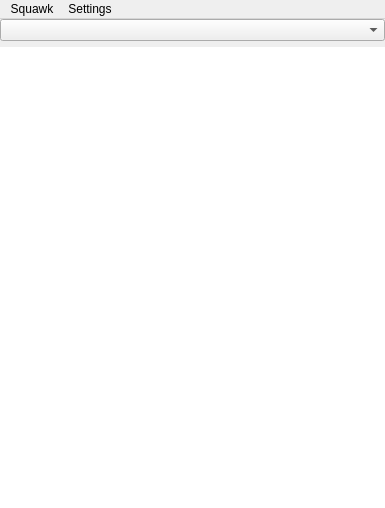
<?xml version="1.0" encoding="UTF-8"?>
<ui version="4.0">
 <class>Squawk</class>
 <widget class="QMainWindow" name="Squawk">
  <property name="geometry">
   <rect>
    <x>0</x>
    <y>0</y>
    <width>385</width>
    <height>508</height>
   </rect>
  </property>
  <property name="windowTitle">
   <string>squawk</string>
  </property>
  <property name="toolButtonStyle">
   <enum>Qt::ToolButtonFollowStyle</enum>
  </property>
  <widget class="QWidget" name="centralWidget">
   <layout class="QGridLayout" name="gridLayout">
    <property name="leftMargin">
     <number>0</number>
    </property>
    <property name="topMargin">
     <number>0</number>
    </property>
    <property name="rightMargin">
     <number>0</number>
    </property>
    <property name="bottomMargin">
     <number>0</number>
    </property>
    <item row="0" column="0">
     <widget class="QComboBox" name="comboBox">
      <property name="editable">
       <bool>false</bool>
      </property>
      <property name="currentText">
       <string/>
      </property>
      <property name="currentIndex">
       <number>-1</number>
      </property>
     </widget>
    </item>
    <item row="1" column="0">
     <widget class="QTreeView" name="roster">
      <property name="frameShape">
       <enum>QFrame::NoFrame</enum>
      </property>
      <property name="frameShadow">
       <enum>QFrame::Sunken</enum>
      </property>
      <property name="expandsOnDoubleClick">
       <bool>false</bool>
      </property>
      <attribute name="headerVisible">
       <bool>false</bool>
      </attribute>
     </widget>
    </item>
   </layout>
  </widget>
  <widget class="QMenuBar" name="menuBar">
   <property name="geometry">
    <rect>
     <x>0</x>
     <y>0</y>
     <width>385</width>
     <height>27</height>
    </rect>
   </property>
   <widget class="QMenu" name="menuSettings">
    <property name="title">
     <string>Settings</string>
    </property>
    <addaction name="actionAccounts"/>
   </widget>
   <widget class="QMenu" name="menuFile">
    <property name="title">
     <string>Squawk</string>
    </property>
    <addaction name="actionAddContact"/>
    <addaction name="actionAddConference"/>
    <addaction name="actionQuit"/>
   </widget>
   <addaction name="menuFile"/>
   <addaction name="menuSettings"/>
  </widget>
  <action name="actionAccounts">
   <property name="icon">
    <iconset theme="system-users">
     <normaloff>.</normaloff>.</iconset>
   </property>
   <property name="text">
    <string>Accounts</string>
   </property>
  </action>
  <action name="actionQuit">
   <property name="icon">
    <iconset theme="application-exit">
     <normaloff>.</normaloff>.</iconset>
   </property>
   <property name="text">
    <string>Quit</string>
   </property>
  </action>
  <action name="actionAddContact">
   <property name="enabled">
    <bool>false</bool>
   </property>
   <property name="icon">
    <iconset theme="list-add-user">
     <normaloff>.</normaloff>.</iconset>
   </property>
   <property name="text">
    <string>Add contact</string>
   </property>
  </action>
  <action name="actionAddConference">
   <property name="enabled">
    <bool>false</bool>
   </property>
   <property name="icon">
    <iconset theme="resource-group-new"/>
   </property>
   <property name="text">
    <string>Add conference</string>
   </property>
  </action>
 </widget>
 <resources/>
 <connections/>
</ui>
